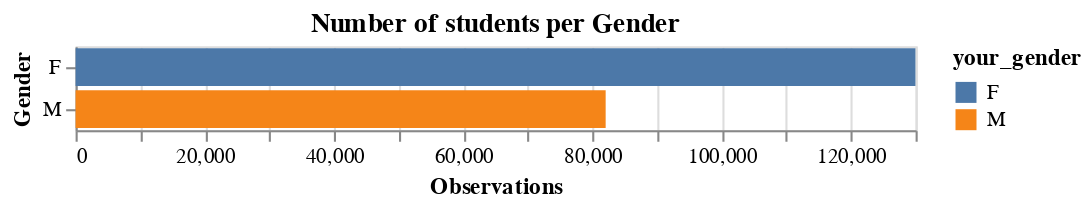

The code cell stored with this chart in its notebook:
### Code cell
# Gender
source = df_eng.groupby('your_gender').count()[['your_consecutive']].reset_index().rename(columns={'your_consecutive':'obs'})

alt.Chart(source).mark_bar().encode(
    alt.X('obs', title="Observations"),
    alt.Y('your_gender', title="Gender"),
    alt.Color('your_gender')
).properties(
    title = "Number of students per Gender"
)

### Figure 1 — Vega-Lite specification as saved in the notebook (floating-point values rounded to 4 significant figures)
{"$schema": "https://vega.github.io/schema/vega-lite/v4.8.1.json", "config": {"view": {"continuousHeight": 300, "continuousWidth": 400}}, "data": {"name": "data-e3ba9a1bdab6b9c0b8ee84c072226edb"}, "datasets": {"data-e3ba9a1bdab6b9c0b8ee84c072226edb": [{"obs": 129974, "your_gender": "F"}, {"obs": 82033, "your_gender": "M"}]}, "encoding": {"color": {"field": "your_gender", "type": "nominal"}, "x": {"field": "obs", "title": "Observations", "type": "quantitative"}, "y": {"field": "your_gender", "title": "Gender", "type": "nominal"}}, "mark": "bar", "title": "Number of students per Gender"}
